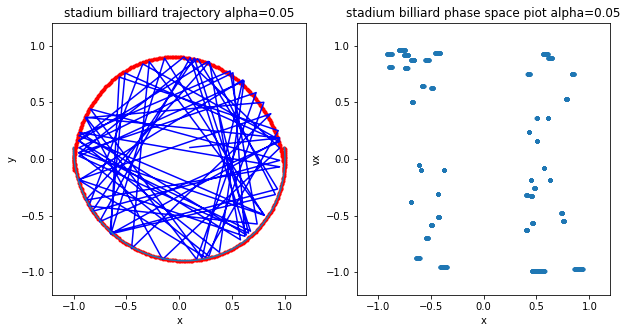

This figure's Python source:
# -*- coding: utf-8 -*-
"""
Created on Fri Nov 10 15:15:30 2017

@author: 高多奇
"""
import pylab as pl
import math 
import numpy as np   
x=0.1
y=0.1
t=0.
vx=1
vy=0.1
dt=0.001
time=0
X=[]
Y=[]
X1=[]
Y1=[]
while(t<100):
    x=x+vx*dt
    y=y+vy*dt
    vx=vx
    vy=vy
    t=t+dt
    if(x**2+(y+0.1)**2>1)and(y>0.1):
        P=np.array([x,y+0.1])
        n=P/math.sqrt(np.dot(P,P))
        V=np.array([vx,vy])
        v_1=np.dot(V,n)*n
        v_2=V-v_1
        v_1=-v_1
        [vx,vy]=v_1+v_2
        x=x+vx*dt
        y=y+vy*dt
    if(x**2+(y-0.1)**2>1)and(y<-0.1):
        P=np.array([x,y-0.1])
        n=P/math.sqrt(np.dot(P,P))
        V=np.array([vx,vy])
        v_1=np.dot(V,n)*n
        v_2=V-v_1
        v_1=-v_1
        [vx,vy]=v_1+v_2
        x=x+vx*dt
        y=y+vy*dt
    elif(abs(x)>0.95)and((x**2+(y+0.1)**2<1)or(x**2+(y-0.1)**2<1)):
        vx=-vx
        vy=vy
        x=x+vx*dt
        y=y+vy*dt
    X.append(x)
    Y.append(y)
    if(abs(y)<0.01):
        X1.append(x)
        Y1.append(vx)   
fig1=pl.figure(figsize=(10,5))
pl.subplot(121)
pl.title('stadium billiard trajectory alpha=0.05')
x=np.cos(np.linspace(0.1,np.pi,200))
y=np.sin(np.linspace(0,np.pi,200))-0.1
pl.plot(x,y,'r.')
x=np.cos(np.linspace(0.1,-np.pi,200))
y=np.sin(np.linspace(0,-np.pi,200))+0.1
pl.plot(x,y,'r.')    
pl.plot(X,Y,'b-')
pl.xlim(-1.2,1.2)
pl.ylim(-1.2,1.2)
pl.plot(x,y)
pl.ylabel('y')
pl.xlabel('x')
pl.subplot(122)
pl.title('stadium billiard phase space piot alpha=0.05')
pl.plot(X1,Y1,'.')
pl.xlim(-1.2,1.2)
pl.ylim(-1.2,1.2)
pl.ylabel('vx')
pl.xlabel('x')

pl.show()
